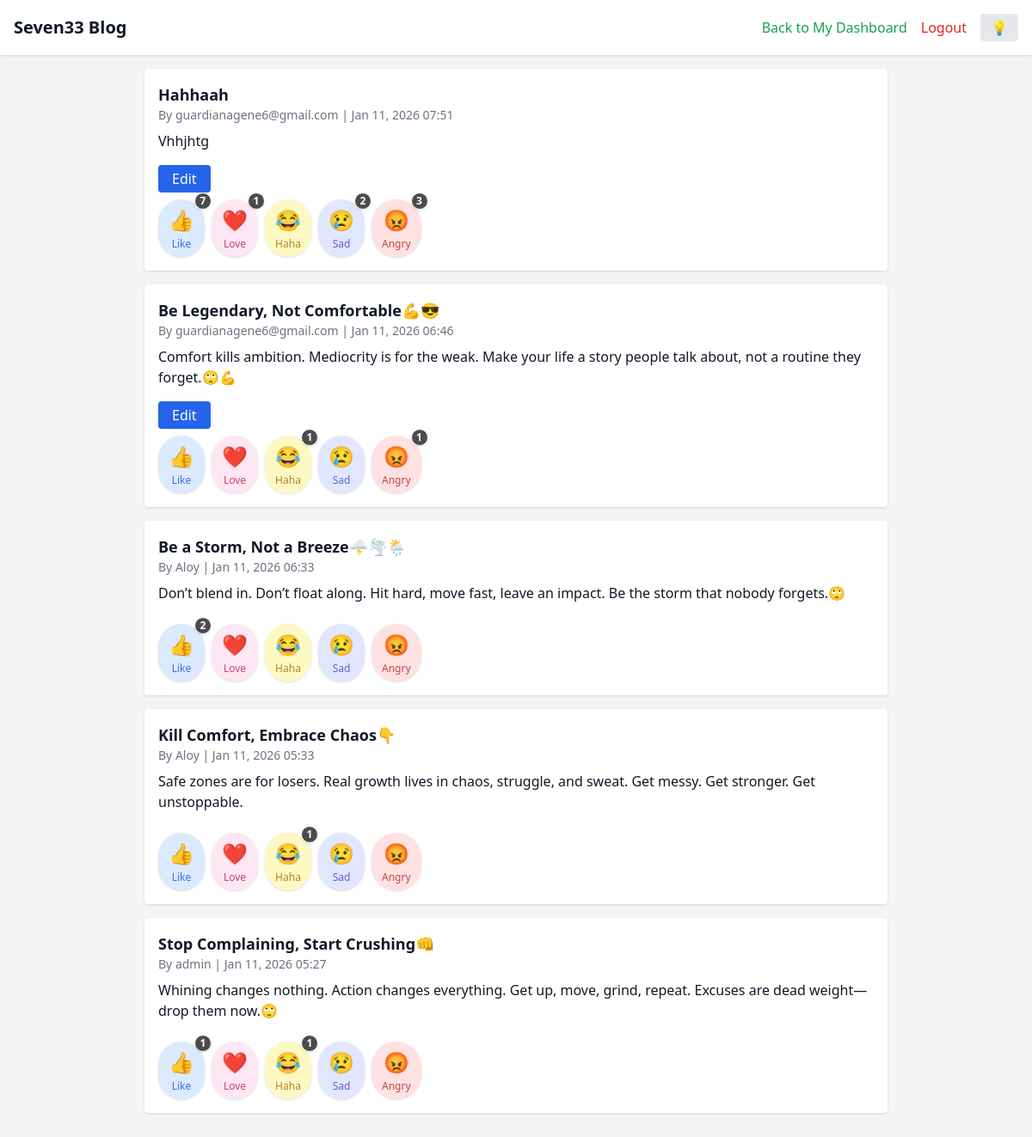
The app's page /public (signed in) with its own data.
### app.py (models this page shows)
class Post(db.Model):
    id = db.Column(db.Integer, primary_key=True)
    title = db.Column(db.String(200), nullable=False)
    content = db.Column(db.Text, nullable=False)
    slug = db.Column(db.String(200), unique=True, nullable=False)
    author = db.Column(db.String(80), nullable=False, default="Guest")
    created_at = db.Column(db.DateTime, default=datetime.utcnow)
    approved = db.Column(db.Boolean, default=False)
    tags = db.Column(db.String(200), nullable=True)

### app.py (the view)
@app.route('/')
@app.route('/public')
@app.route('/public/page/<int:page>')
def public_home(page=1):
    per_page = 5
    posts = Post.query.filter_by(approved=True)\
        .order_by(Post.created_at.desc())\
        .paginate(page=page, per_page=per_page, error_out=False)
    user = None
    if session.get('user_id'):
        user = User.query.get(session['user_id'])
    return render_template('home_public.html', posts=posts, user=user)

### templates/home_public.html (shortened to what this page needs)
<!DOCTYPE html>
<html lang="en" class="">
<head>
<script src="https://cdn.tailwindcss.com"></script>
</head>
<body class="bg-gray-100 dark:bg-gray-900 text-gray-900 dark:text-gray-100 transition-colors duration-300">
<header class="flex flex-col sm:flex-row justify-between items-center p-4 bg-white dark:bg-gray-800 shadow">
    <h1 class="text-xl font-bold mb-2 sm:mb-0">Seven33 Blog</h1>
    <div class="flex items-center space-x-4">
        <nav class="flex space-x-4">
            {% if user %}
                <a href="{{ url_for('my_posts') }}" class="text-green-600 dark:text-green-400 hover:underline">Back to My Dashboard</a>
                <a href="{{ url_for('logout') }}" class="text-red-600 dark:text-red-400 hover:underline">Logout</a>
            {% endif %}
        </nav>
        <button id="darkToggle" class="px-3 py-1 bg-gray-200 dark:bg-gray-700 text-gray-800 dark:text-gray-200 rounded hover:bg-gray-300 dark:hover:bg-gray-600 transition">
            💡
        </button>
    </div>
</header>
<div class="max-w-4xl mx-auto p-4">
    {% if posts.items %}
        {% for post in posts.items %}
        <div class="bg-white dark:bg-gray-800 p-4 rounded shadow mb-4 transition-colors duration-300">
            <h2 class="text-lg font-bold">{{ post.title }}</h2>
            <p class="text-sm text-gray-500 dark:text-gray-400 mb-2">
                By {{ post.author }} | {{ post.created_at.strftime('%b %d, %Y %H:%M') }}
            </p>
            <p class="mb-4 line-clamp-3">{{ post.content }}</p>
            <div class="flex flex-wrap gap-2">
                {% if user and post.author == user.username %}
                    <a href="{{ url_for('edit_post', post_id=post.id) }}"
                       class="px-4 py-1 bg-blue-600 text-white rounded hover:bg-blue-700">Edit</a>
                {% endif %}
            </div>
            <div class="flex space-x-2 mt-2 select-none">
                {% set reaction_emojis = {
                    'like': '👍',
                    'love': '❤️',
                    'haha': '😂',
                    'sad': '😢',
                    'angry': '😡'
                } %}
                {% set reaction_labels = {
                    'like': 'Like',
                    'love': 'Love',
                    'haha': 'Haha',
                    'sad': 'Sad',
                    'angry': 'Angry'
                } %}
                {% set reaction_types = ['like', 'love', 'haha', 'sad', 'angry'] %}
                {% for r in reaction_types %}
                    <button
                        onclick="sendReaction({{ post.id }}, '{{ r }}')"
                        class="group relative flex flex-col items-center justify-center px-3 py-2 rounded-full shadow transition
                            {{ reaction_styles[r] }}
                            focus:outline-none focus:ring-2 focus:ring-offset-2 focus:ring-{{ 'blue' if r == 'like' else r }}-400 scale-100
                            active:scale-90
                            hover:shadow-lg"
                        style="min-width: 48px;"
                        aria-label="{{ reaction_labels[r] }}"
                    >
                        <span class="text-2xl transition-transform duration-150 group-active:scale-110 group-hover:scale-125">
                            {{ reaction_emojis[r] }}
                        </span>
                        <span class="text-xs opacity-80 leading-tight font-medium mt-1 capitalize">
                            {{ reaction_labels[r] }}
                        </span>
                        <span id="count-{{ r }}-{{ post.id }}" class="absolute -top-2 -right-2 bg-black/70 text-white text-xs font-bold rounded-full w-5 h-5 flex items-center justify-center border border-white dark:border-gray-900 shadow
                            {% if post.reactions and post.reactions.filter_by(type=r).count() == 0 %}hidden{% endif %}">
                            {% if post.reactions %}
                                {{ post.reactions.filter_by(type=r).count() }}
                            {% else %}
                                0
                            {% endif %}
                        </span>
                    </button>
                {% endfor %}
            </div>
        </div>
        {% endfor %}
    {% else %}
        <p class="text-gray-600 dark:text-gray-400">No posts yet.</p>
    {% endif %}
</div>
</body>
</html>

### records on screen
Post: title "Hahhaah", author "guardianagene6@gmail.com", created_at "Jan 11, 2026 07:51", content "Vhhjhtg", reaction_emojis "👍" "❤️" "😂" "😢" "😡", reaction_labels "Like" "Love" "Haha" "Sad" "Angry", reactions.filter_by "7" "1" "2" "3"
Post: title "Be Legendary, Not Comfortable💪😎", author "guardianagene6@gmail.com", created_at "Jan 11, 2026 06:46", content "Comfort kills ambition. Mediocrity is for the weak. Make your life a story people talk about, not a routine they forget.🙄💪", reaction_emojis "👍" "❤️" "😂" "😢" "😡", reaction_labels "Like" "Love" "Haha" "Sad" "Angry", reactions.filter_by "1" "1"
Post: title "Be a Storm, Not a Breeze🌩️🌪️🌦️", author "Aloy", created_at "Jan 11, 2026 06:33", content "Don’t blend in. Don’t float along. Hit hard, move fast, leave an impact. Be the storm that nobody forgets.🙄", reaction_emojis "👍" "❤️" "😂" "😢" "😡", reaction_labels "Like" "Love" "Haha" "Sad" "Angry", reactions.filter_by "2"
Post: title "Kill Comfort, Embrace Chaos👇", author "Aloy", created_at "Jan 11, 2026 05:33", content "Safe zones are for losers. Real growth lives in chaos, struggle, and sweat. Get messy. Get stronger. Get unstoppable.", reaction_emojis "👍" "❤️" "😂" "😢" "😡", reaction_labels "Like" "Love" "Haha" "Sad" "Angry", reactions.filter_by "1"
Post: title "Stop Complaining, Start Crushing👊", author "admin", created_at "Jan 11, 2026 05:27", content "Whining changes nothing. Action changes everything. Get up, move, grind, repeat. Excuses are dead weight—drop them now.🙄", reaction_emojis "👍" "❤️" "😂" "😢" "😡", reaction_labels "Like" "Love" "Haha" "Sad" "Angry", reactions.filter_by "1" "1"
